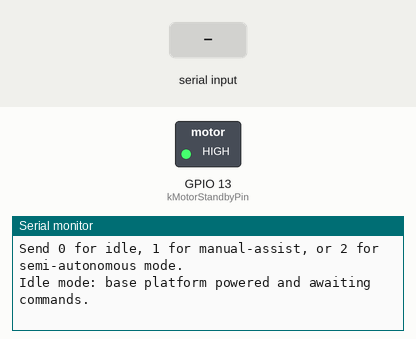
This program was run on a simulated ESP32. Shown: switched loads named in the program (green lamp = pin HIGH), the last lines printed to the serial monitor. Inputs (shaded band) come from the test bench.

Above: at 1.2 s.
1.3 s: "1" received over Serial
At 2.0 s:
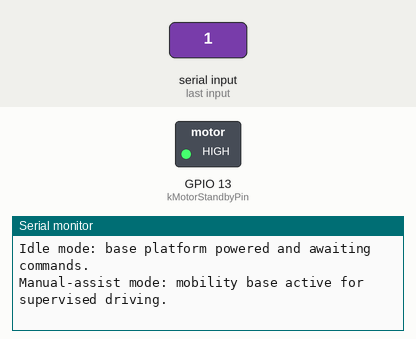
2.8 s: "2" received over Serial
At 4.2 s:
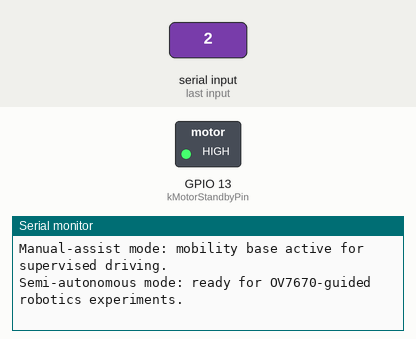

Measured:
- after the input at 1.3 s, the serial monitor: prints a new line at once (image 1)
- after the input at 2.8 s, the serial monitor: prints a new line at once (image 2)

The program:

main.cpp
```cpp
#include <Arduino.h>

namespace {
  constexpr uint8_t kMotorStandbyPin = 13;
  constexpr unsigned long kLoopDelayMs = 10;

  enum class RobotMode : uint8_t {
    kIdle,
    kManualAssist,
    kSemiAutonomous,
  };

  RobotMode currentMode = RobotMode::kIdle;
  RobotMode lastReportedMode = RobotMode::kIdle;
}  // namespace

void setup() {
  Serial.begin(115200);
  pinMode(kMotorStandbyPin, OUTPUT);
  digitalWrite(kMotorStandbyPin, HIGH);
  Serial.println("Semi-autonomous robotics template ready for ESP32 perception and mobility experiments.");
  Serial.println("Send 0 for idle, 1 for manual-assist, or 2 for semi-autonomous mode.");
  Serial.println("Idle mode: base platform powered and awaiting commands.");
}

void loop() {
  if (Serial.available() > 0) {
    const char command = static_cast<char>(Serial.read());

    switch (command) {
      case '0':
        currentMode = RobotMode::kIdle;
        break;
      case '1':
        currentMode = RobotMode::kManualAssist;
        break;
      case '2':
        currentMode = RobotMode::kSemiAutonomous;
        break;
      default:
        break;
    }
  }

  if (currentMode != lastReportedMode) {
    switch (currentMode) {
      case RobotMode::kIdle:
        Serial.println("Idle mode: base platform powered and awaiting commands.");
        break;
      case RobotMode::kManualAssist:
        Serial.println("Manual-assist mode: mobility base active for supervised driving.");
        break;
      case RobotMode::kSemiAutonomous:
        Serial.println("Semi-autonomous mode: ready for OV7670-guided robotics experiments.");
        break;
    }

    lastReportedMode = currentMode;
  }

  delay(kLoopDelayMs);
}
```
